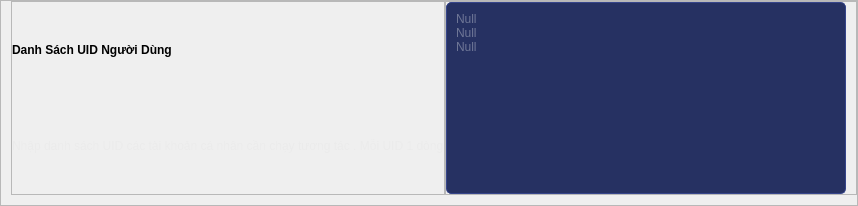
                         <widget class="QFrame" name="frame_146">
                          <property name="minimumSize">
                           <size>
                            <width>0</width>
                            <height>0</height>
                           </size>
                          </property>
                          <property name="styleSheet">
                           <string notr="true">QFrame#frame_146{
border-bottom:0.5px solid #2f3d7a;
padding-bottom:4px;
}</string>
                          </property>
                          <property name="frameShape">
                           <enum>QFrame::StyledPanel</enum>
                          </property>
                          <property name="frameShadow">
                           <enum>QFrame::Raised</enum>
                          </property>
                          <layout class="QHBoxLayout" name="horizontalLayout_105">
                           <property name="spacing">
                            <number>0</number>
                           </property>
                           <property name="leftMargin">
                            <number>10</number>
                           </property>
                           <property name="topMargin">
                            <number>0</number>
                           </property>
                           <property name="rightMargin">
                            <number>0</number>
                           </property>
                           <property name="bottomMargin">
                            <number>10</number>
                           </property>
                           <item>
                            <widget class="QFrame" name="frame_135">
                             <property name="minimumSize">
                              <size>
                               <width>0</width>
                               <height>45</height>
                              </size>
                             </property>
                             <property name="frameShape">
                              <enum>QFrame::StyledPanel</enum>
                             </property>
                             <property name="frameShadow">
                              <enum>QFrame::Raised</enum>
                             </property>
                             <layout class="QVBoxLayout" name="verticalLayout_64">
                              <property name="spacing">
                               <number>0</number>
                              </property>
                              <property name="leftMargin">
                               <number>0</number>
                              </property>
                              <property name="topMargin">
                               <number>0</number>
                              </property>
                              <property name="rightMargin">
                               <number>0</number>
                              </property>
                              <property name="bottomMargin">
                               <number>0</number>
                              </property>
                              <item>
                               <widget class="QLabel" name="label_68">
                                <property name="font">
                                 <font>
                                  <weight>75</weight>
                                  <bold>true</bold>
                                 </font>
                                </property>
                                <property name="text">
                                 <string>Danh Sách UID Người Dùng</string>
                                </property>
                               </widget>
                              </item>
                              <item>
                               <widget class="QLabel" name="label_69">
                                <property name="styleSheet">
                                 <string notr="true">color: rgb(235, 235, 235);</string>
                                </property>
                                <property name="text">
                                 <string>&lt;html&gt;&lt;head/&gt;&lt;body&gt;&lt;p&gt;Nhập danh sách UID các tài khoản cá nhân cần chạy tương tác . Mỗi UID 1 dòng&lt;/p&gt;&lt;/body&gt;&lt;/html&gt;</string>
                                </property>
                               </widget>
                              </item>
                             </layout>
                            </widget>
                           </item>
                           <item>
                            <widget class="QFrame" name="frame_136">
                             <property name="frameShape">
                              <enum>QFrame::StyledPanel</enum>
                             </property>
                             <property name="frameShadow">
                              <enum>QFrame::Raised</enum>
                             </property>
                             <layout class="QHBoxLayout" name="horizontalLayout_106">
                              <property name="spacing">
                               <number>10</number>
                              </property>
                              <property name="leftMargin">
                               <number>0</number>
                              </property>
                              <property name="topMargin">
                               <number>0</number>
                              </property>
                              <property name="rightMargin">
                               <number>0</number>
                              </property>
                              <property name="bottomMargin">
                               <number>0</number>
                              </property>
                              <item alignment="Qt::AlignRight">
                               <widget class="QPlainTextEdit" name="plainID">
                                <property name="minimumSize">
                                 <size>
                                  <width>400</width>
                                  <height>60</height>
                                 </size>
                                </property>
                                <property name="styleSheet">
                                 <string notr="true">
QPlainTextEdit{
color: rgb(110, 118, 150);
background-color: rgb(38, 49, 98);
border-radius:5px;
padding:5px;
border:1px solid #36458b;
}
QPlainTextEdit:hover{
color: rgb(255, 255, 255);
border-radius:10px;
background-color: rgb(42, 54, 109);
border:1px solid #3a4a95;
padding:5px;
}</string>
                                </property>
                                <property name="plainText">
                                 <string>Null
Null
Null</string>
                                </property>
                                <property name="placeholderText">
                                 <string/>
                                </property>
                               </widget>
                              </item>
                              <item>
                               <widget class="QFrame" name="frame_137">
                                <property name="maximumSize">
                                 <size>
                                  <width>50</width>
                                  <height>40</height>
                                 </size>
                                </property>
                                <property name="frameShape">
                                 <enum>QFrame::StyledPanel</enum>
                                </property>
                                <property name="frameShadow">
                                 <enum>QFrame::Raised</enum>
                                </property>
                               </widget>
                              </item>
                             </layout>
                            </widget>
                           </item>
                          </layout>
                         </widget>
